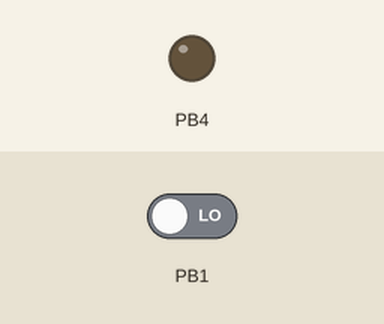
Simulated run of this sketch. Board: ATtiny85, built with avr-gcc and run on an emulated ATtiny85. On the bench: output pins drawn as LEDs (lit = HIGH). The test bench sets the inputs (shaded band); at power-on: PB1 LOW. Sleep ends after the set time or at an interrupt.

Above: at 5.0 s.
5.1 s: PB1 driven HIGH
At 5.4 s:
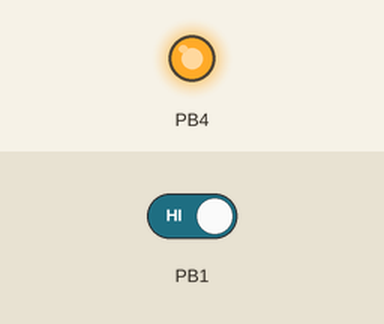
Timing chart, 0 to 8.1 s (numbered marks = the images above; inputs shaded):
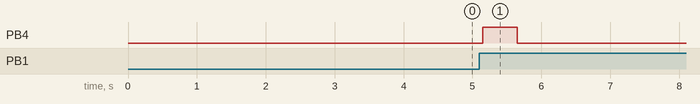

Measured:
- after the input at 5.1 s, PB4: LOW → HIGH after 0.05 s, → LOW 0.50 s later

The sketch:

attiny13_sleep_test.ino
```cpp
#define F_CPU 1200000UL
#include <avr/io.h>
#include <util/delay.h>
#include <avr/interrupt.h>
#include <avr/sleep.h>

volatile bool isSleeping = false;
volatile uint8_t pressed = 0;

ISR(PCINT0_vect) { // low triggered PCINT0 а не PCINT1 тк PCINT0 он для всех 5 ног одинаковый

  if ((PINB & (1 << PB1))) {
    _delay_ms(50);
    if ((PINB & (1 << PB1))) {
      pressed++;
    }

  }
}

int main() {
  DDRB |= (1 << PB4);
  DDRB &= ~(1 << PB1);
  PORTB = 0x00;
  cli();
  GIMSK |= (1 << PCIE);
  PCMSK |= (1 << PCINT1);
  MCUCR |= (1 << SM1);
  MCUCR &= ~(1 << SM0);
  MCUCR |= (1 << SE);
  sei();
  while (1) {
    if (pressed) {
      pressed--;
      if (isSleeping) {
        PORTB |= (1 << PB4);
        _delay_ms(500);
        PORTB &= ~(1 << PB4);
        _delay_ms(500);
        PORTB |= (1 << PB4);
        _delay_ms(500);
        PORTB &= ~(1 << PB4);
        _delay_ms(500);
        isSleeping = false;
      } else {
        PORTB |= (1 << PB4);
        _delay_ms(500);
        PORTB &= ~(1 << PB4);
        _delay_ms(500);
        isSleeping = true;
        asm("sleep");
      }
    }
  }
  return 0;
}
```
